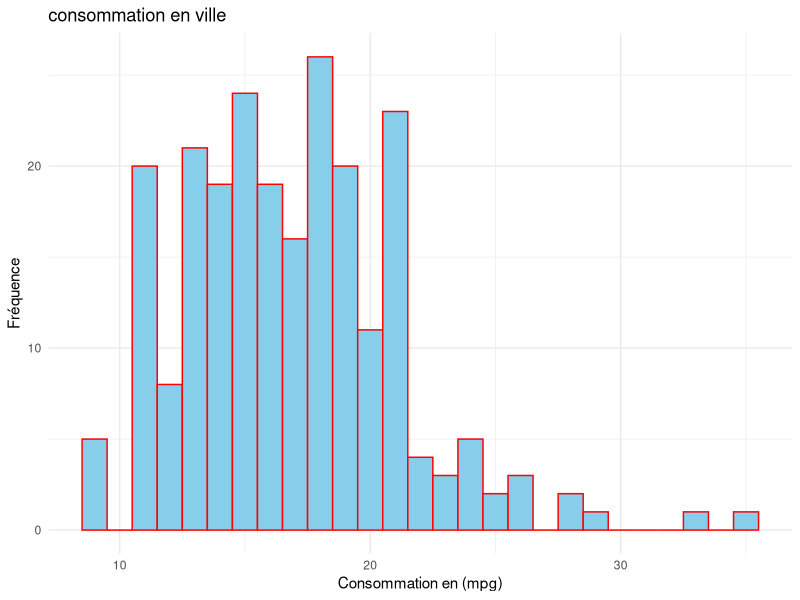
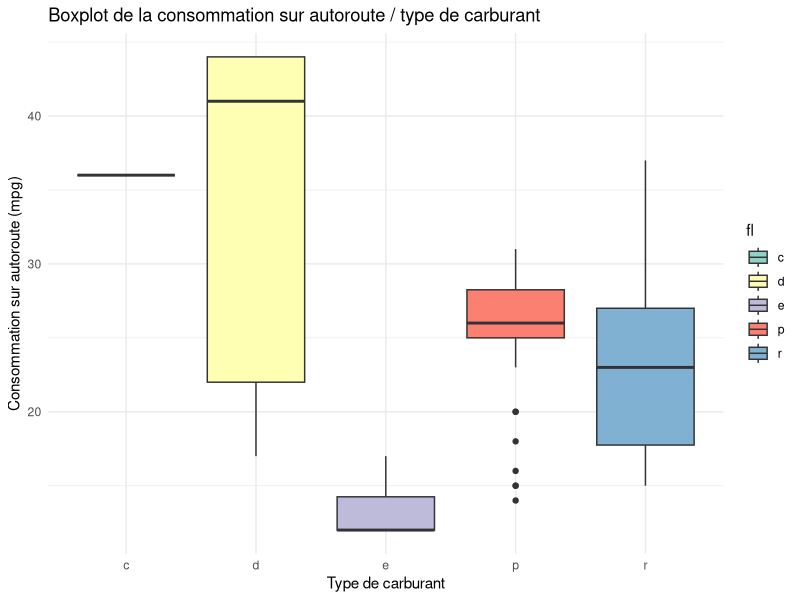
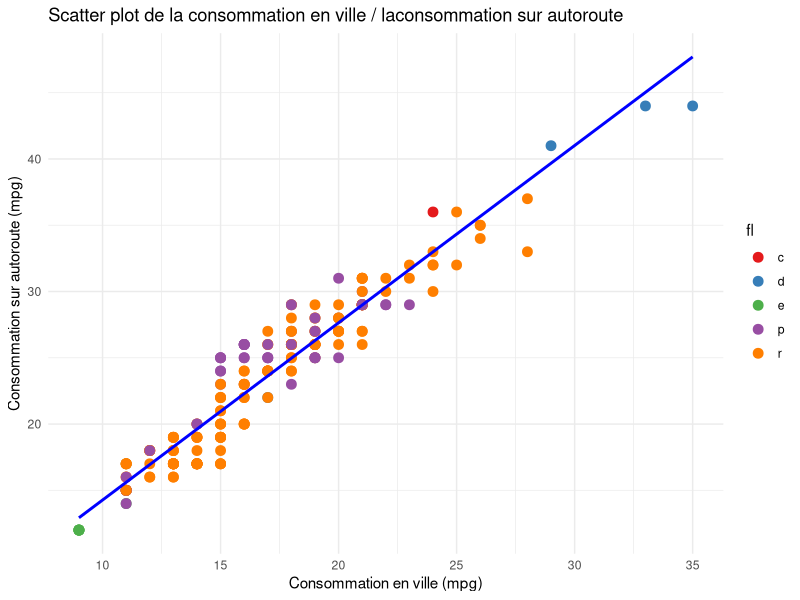

The R script that drew these images, in order:
#Charger les Packages et le Jeu de Données

#Package library(ggplot2)

install.packages("ggplot2")#Installation du package
library(ggplot2)

#Charger le jeu de données "mpg"

data(mpg)
View(mpg)

#Exploration des données 

# Affichage des 10 premières lignes 
head(mpg,n=10)
tail(mpg,n=10)

# Vérification du jeu de données
str(mpg)

# Statistiques descriptives
summary(mpg)

#3. Histogramme de la Consommation en Ville (cty)

ggplot(mpg, aes(x = cty)) +
  geom_histogram(binwidth = 1, fill = "#87CEEB", color = "Red") +
  labs(title = "consommation en ville",
       x = "Consommation en (mpg)",
       y = "Fréquence") +
  theme_minimal()


#Boxplot de la Consommation sur Autoroute (hwy) par Type de Carburant

ggplot(mpg, aes(x = fl, y = hwy, fill = fl)) +
  geom_boxplot() +
  labs(title = "Boxplot de la consommation sur autoroute / type de carburant",
       x = "Type de carburant",
       y = "Consommation sur autoroute (mpg)") +
  theme_minimal() +
  scale_fill_brewer(palette = "Set3")


#Scatter Plot de la Consommation en Ville par la Consommation sur Autoroute

ggplot(mpg, aes(x = cty, y = hwy, color = fl)) +
  geom_point(size = 3) +
  geom_smooth(method = "lm", se = FALSE, color = "blue") +
  labs(title = "Scatter plot de la consommation en ville / laconsommation sur autoroute",
       x = "Consommation en ville (mpg)",
       y = "Consommation sur autoroute (mpg)") +
  theme_minimal() +
  scale_color_brewer(palette = "Set1")



















